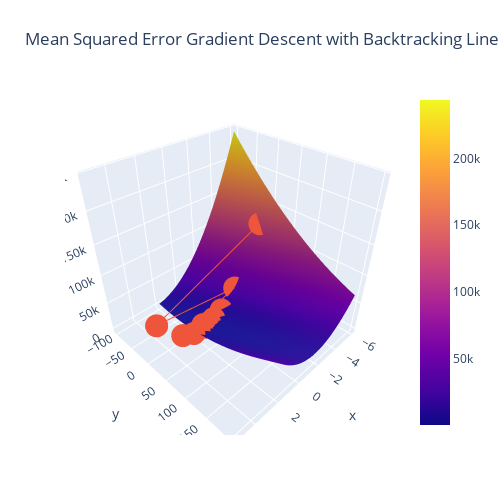

Notebook source saved alongside this figure:
### Code cell
A, B = np.meshgrid(np.arange(-6, 2, 0.1), np.arange(-100, 200, 1))
MSE = np.array([mse(a=a, b=b, x=x, y=y) for a, b in zip(A.ravel(), B.ravel())])
MSE = np.reshape(MSE, A.shape)
fig = go.Figure(data=[go.Surface(z=MSE, x=A, y=B)])
a_points, b_points = zip(*points)

fig.add_scatter3d(x=a_points, y=b_points, z=[mse(a=a, b=b, x=x, y=y) for (a,b) in points])
fig.update_layout(title='Mean Squared Error Gradient Descent with Backtracking Line Search', autosize=True,
                  width=500, height=500,
                  margin=dict(l=65, r=50, b=65, t=90))
fig.show()
